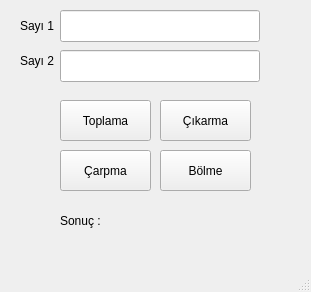
<?xml version="1.0" encoding="UTF-8"?>
<ui version="4.0">
 <class>mainWindow</class>
 <widget class="QMainWindow" name="mainWindow">
  <property name="geometry">
   <rect>
    <x>0</x>
    <y>0</y>
    <width>311</width>
    <height>292</height>
   </rect>
  </property>
  <property name="windowTitle">
   <string>MainWindow</string>
  </property>
  <widget class="QWidget" name="centralwidget">
   <widget class="QLabel" name="label">
    <property name="geometry">
     <rect>
      <x>20</x>
      <y>10</y>
      <width>41</width>
      <height>31</height>
     </rect>
    </property>
    <property name="text">
     <string>Sayı 1</string>
    </property>
   </widget>
   <widget class="QLabel" name="label_2">
    <property name="geometry">
     <rect>
      <x>20</x>
      <y>50</y>
      <width>41</width>
      <height>21</height>
     </rect>
    </property>
    <property name="text">
     <string>Sayı 2</string>
    </property>
   </widget>
   <widget class="QLineEdit" name="txt_sayi1">
    <property name="geometry">
     <rect>
      <x>60</x>
      <y>10</y>
      <width>200</width>
      <height>32</height>
     </rect>
    </property>
   </widget>
   <widget class="QLineEdit" name="txt_sayi2">
    <property name="geometry">
     <rect>
      <x>60</x>
      <y>50</y>
      <width>200</width>
      <height>32</height>
     </rect>
    </property>
   </widget>
   <widget class="QPushButton" name="btn_toplama">
    <property name="geometry">
     <rect>
      <x>60</x>
      <y>100</y>
      <width>91</width>
      <height>41</height>
     </rect>
    </property>
    <property name="text">
     <string>Toplama</string>
    </property>
   </widget>
   <widget class="QPushButton" name="btn_cikarma">
    <property name="geometry">
     <rect>
      <x>160</x>
      <y>100</y>
      <width>91</width>
      <height>41</height>
     </rect>
    </property>
    <property name="text">
     <string>Çıkarma</string>
    </property>
   </widget>
   <widget class="QPushButton" name="btn_bolme">
    <property name="geometry">
     <rect>
      <x>160</x>
      <y>150</y>
      <width>91</width>
      <height>41</height>
     </rect>
    </property>
    <property name="text">
     <string>Bölme</string>
    </property>
   </widget>
   <widget class="QPushButton" name="btn_carpma">
    <property name="geometry">
     <rect>
      <x>60</x>
      <y>150</y>
      <width>91</width>
      <height>41</height>
     </rect>
    </property>
    <property name="text">
     <string>Çarpma</string>
    </property>
   </widget>
   <widget class="QLabel" name="lbl_sonuc">
    <property name="geometry">
     <rect>
      <x>60</x>
      <y>200</y>
      <width>181</width>
      <height>41</height>
     </rect>
    </property>
    <property name="text">
     <string>Sonuç :</string>
    </property>
   </widget>
  </widget>
  <widget class="QMenuBar" name="menubar">
   <property name="geometry">
    <rect>
     <x>0</x>
     <y>0</y>
     <width>311</width>
     <height>21</height>
    </rect>
   </property>
  </widget>
  <widget class="QStatusBar" name="statusbar"/>
 </widget>
 <resources/>
 <connections/>
</ui>
